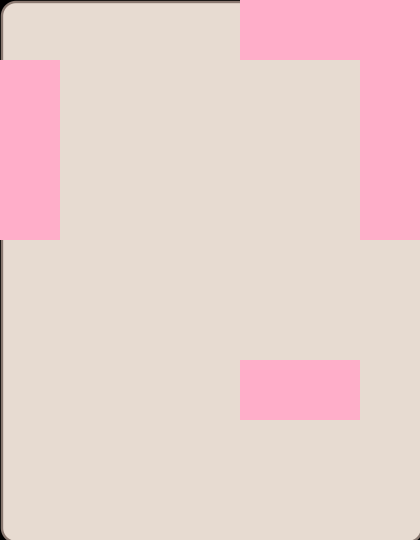

A level layout from a 2D game, rendered from its tile map. Below: a short description, then the map file with tile-grid data replaced by summaries:
An orthogonal 7x9 tile map with 60x60 px tiles, 3 tile layers (background, wall, Items), 3 tilesets and 5 objects (food1, food2, food3, character, counter).

<map version="1.0" orientation="orthogonal" width="7" height="9" tilewidth="60" tileheight="60">
 <tileset firstgid="1" name="wall" tilewidth="60" tileheight="60">
  <image source="wall.png" width="120" height="120" />
 </tileset>
 <tileset firstgid="5" source="metaset1.tsx" />
 <tileset firstgid="6" name="background1" tilewidth="60" tileheight="60">
  <image source="background1.png" width="424" height="544" />
 </tileset>
 <layer name="background" width="7" height="9">
  <data>[63 cells, 63 non-empty, 63 distinct tile ids]</data>
 </layer>
 <objectgroup name="foods" width="7" height="9">
  <object name="food1" x="300" y="180" width="53" height="54" />
  <object name="food2" x="62" y="61" width="52" height="54" />
  <object name="food3" x="122" y="420" width="55" height="55" />
 </objectgroup>
 <objectgroup name="object" width="7" height="9">
  <object name="character" x="361" y="299" width="53" height="53" />
 </objectgroup>
 <layer name="wall" width="7" height="9">
  <data>[63 cells, 11 non-empty, 3 distinct tile ids]</data>
 </layer>
 <layer name="Items" width="7" height="9">
  <data>[63 cells, 11 non-empty, 1 distinct tile ids]</data>
 </layer>
 <objectgroup name="endPoint" width="7" height="9">
  <object name="counter" x="181" y="239" width="58" height="60" />
 </objectgroup>
</map>
